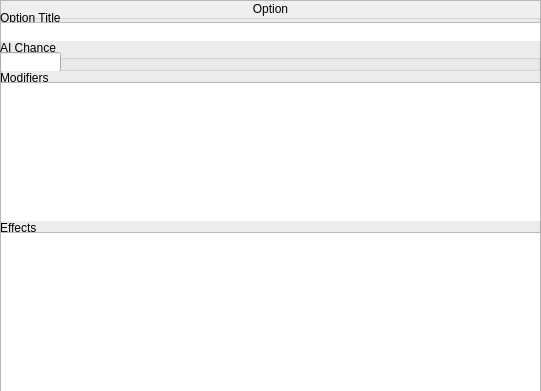
<?xml version="1.0" encoding="UTF-8"?>
<ui version="4.0">
 <class>Frame</class>
 <widget class="QFrame" name="Frame">
  <property name="geometry">
   <rect>
    <x>0</x>
    <y>0</y>
    <width>541</width>
    <height>391</height>
   </rect>
  </property>
  <property name="windowTitle">
   <string>Frame</string>
  </property>
  <property name="frameShape">
   <enum>QFrame::StyledPanel</enum>
  </property>
  <property name="frameShadow">
   <enum>QFrame::Raised</enum>
  </property>
  <widget class="QGroupBox" name="groupBox">
   <property name="geometry">
    <rect>
     <x>0</x>
     <y>0</y>
     <width>541</width>
     <height>391</height>
    </rect>
   </property>
   <property name="title">
    <string>Option</string>
   </property>
   <property name="alignment">
    <set>Qt::AlignCenter</set>
   </property>
   <widget class="QGroupBox" name="groupBox_2">
    <property name="geometry">
     <rect>
      <x>0</x>
      <y>10</y>
      <width>541</width>
      <height>31</height>
     </rect>
    </property>
    <property name="title">
     <string>Option Title</string>
    </property>
    <widget class="QTextEdit" name="textEdit">
     <property name="geometry">
      <rect>
       <x>0</x>
       <y>12</y>
       <width>541</width>
       <height>20</height>
      </rect>
     </property>
     <property name="verticalScrollBarPolicy">
      <enum>Qt::ScrollBarAlwaysOff</enum>
     </property>
    </widget>
   </widget>
   <widget class="QGroupBox" name="groupBox_5">
    <property name="geometry">
     <rect>
      <x>0</x>
      <y>220</y>
      <width>541</width>
      <height>171</height>
     </rect>
    </property>
    <property name="title">
     <string>Effects</string>
    </property>
    <widget class="QPlainTextEdit" name="plainTextEdit_4">
     <property name="geometry">
      <rect>
       <x>0</x>
       <y>12</y>
       <width>541</width>
       <height>160</height>
      </rect>
     </property>
     <property name="plainText">
      <string/>
     </property>
    </widget>
   </widget>
   <widget class="QGroupBox" name="groupBox_4">
    <property name="geometry">
     <rect>
      <x>0</x>
      <y>40</y>
      <width>541</width>
      <height>31</height>
     </rect>
    </property>
    <property name="title">
     <string>AI Chance</string>
    </property>
    <widget class="QLineEdit" name="lineEdit_5">
     <property name="geometry">
      <rect>
       <x>0</x>
       <y>12</y>
       <width>61</width>
       <height>20</height>
      </rect>
     </property>
     <property name="text">
      <string/>
     </property>
    </widget>
   </widget>
   <widget class="QGroupBox" name="groupBox_6">
    <property name="geometry">
     <rect>
      <x>0</x>
      <y>70</y>
      <width>541</width>
      <height>151</height>
     </rect>
    </property>
    <property name="title">
     <string>Modifiers</string>
    </property>
    <widget class="QPlainTextEdit" name="plainTextEdit_3">
     <property name="geometry">
      <rect>
       <x>0</x>
       <y>12</y>
       <width>541</width>
       <height>140</height>
      </rect>
     </property>
     <property name="plainText">
      <string/>
     </property>
    </widget>
   </widget>
  </widget>
 </widget>
 <resources/>
 <connections/>
</ui>
